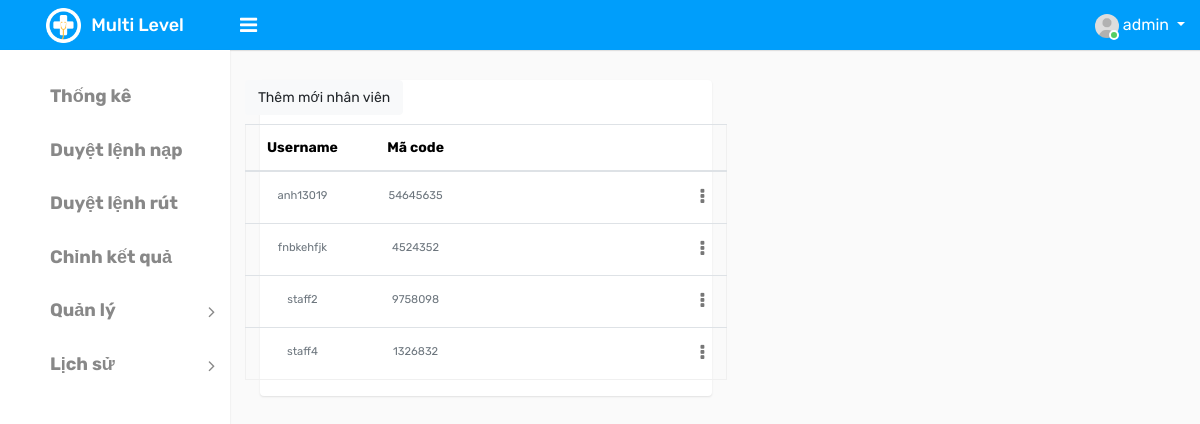
Page /list_staff/ (signed in) on the committed database.
### ModuleApp/models.py (models this page shows)
class User(AbstractUser):
    id = models.UUIDField(primary_key=True, default=uuid.uuid4, editable=False)
    code = models.IntegerField(null=True)
    wallet = models.IntegerField(default=0)
    wallet_password = models.CharField(max_length=6, null=True, default=None)
    type_choice = ((0, 'Normal'), (1, 'Admin'), (2, 'Staff'), (3, 'Guest'))
    type = models.IntegerField(choices=type_choice, default=0)
    referrer = models.IntegerField(null=True)
    create_at = models.DateTimeField(auto_now_add=True)
    update_at = models.DateTimeField(auto_now=True)

### MultiLevelApp/decorators.py (the view)
    def function(request, *args, **kwargs):
        user=request.user.username
        if user=='admin':
            return view_func(request, *args, **kwargs)
        else:
            return HttpResponse("Chức năng này chỉ dành cho Admin!")

### ModuleApp/views.py (called while the page is built)
@login_required
@admin_only
def list_staff(request):
    staffs=User.objects.filter(type=2)
    context={'data': staffs}
    return render(request, 'home/liststaff.html', context)

### templates/home/liststaff.html (shortened to what this page needs)
{% extends 'index/index.html' %}
{% block content %}
<div class="d-flex flex" id="content-body">
    <div class="d-flex flex-column flex card">
        <div class="padding">
            <div class="row ">
                <table id="table" class="table" data-mobile-responsive="true"
                    style="text-align: center;margin-top: 9px;">
                    <thead>
                        <tr>
                            <th data-sortable="true" data-field="stt" style="width: 3cm;">Username</th>
                            <th data-sortable="true" data-field="stt" style="width: 3cm;">Mã code</th>
                            <th></th>
                        </tr>
                    </thead>
                    <a href="{% url 'app:add_staff' %}">
                                    <button type="button" class="btn btn-light mr-5">Thêm mới nhân viên</button>
                  </a>
                    <tbody>
                        {% for i in data %}
                        <tr class=" " data-id="5">
                            <td style="min-width:20px;">
                                <small class="text-muted">{{ i.username }}</small>
                            </td>
                            <td style="min-width:20px;">
                                <small class="text-muted">{{ i.code }}</small>
                            </td>
                            <td class="text-right">
                                <div class="dropdown dropdown-action">
                                    <a href="#" class="action-icon dropdown-toggle" data-toggle="dropdown"
                                        aria-expanded="false"><i class="fa fa-ellipsis-v"></i></a>
                                </div>
                            </td>
                        </tr>
                        {% endfor %}
                    </tbody>
                </table>
            </div>
        </div>
    </div>
</div>
{% endblock %}

### templates/index/index.html (shortened to what this page needs)
{% load static %}
<!DOCTYPE html>
<html lang="en">
<head>
    <link rel="stylesheet" type="text/css" href="{% static 'homepage/assets/css/bootstrap.min.css' %}">
    <link rel="stylesheet" type="text/css" href="{% static 'homepage/assets/css/font-awesome.min.css' %}">
    <link rel="stylesheet" type="text/css" href="{% static 'homepage/assets/css/style.css' %}">
</head>
<body>
    <div class="main-wrapper">
        <div class="header">
			<div class="header-left">
				<a href="" class="logo">
					<img src="{% static 'homepage/assets/img/logo.png' %}" width="35" height="35" alt=""><span>Multi Level</span>
				</a>
			</div>
			<a id="toggle_btn" href="javascript:void(0);"><i class="fa fa-bars"></i></a>
            <ul class="nav user-menu float-right">
                <li class="nav-item dropdown has-arrow">
                    <a href="#" class="dropdown-toggle nav-link user-link" data-toggle="dropdown">
                        <span class="user-img">
							<img class="rounded-circle" src="{% static 'homepage/assets/img/user.jpg' %}" width="24" alt="Admin">
							<span class="status online"></span>
						</span>
						<span>{{request.user.username}}</span>
                    </a>
                </li>
            </ul>
        </div>
        <div class="sidebar" id="sidebar">
            <div class="sidebar-inner slimscroll">
                <div id="sidebar-menu" class="sidebar-menu">
                    <ul>
                       <li class="menu-title"></li>
                        <li>
                        <a href=""><i></i> <span><h4><b>Thống kê</b></h4></span></a>
                        </li>
						<li>
                            <a href="{% url 'app:list_accept_input_money' %}"><i></i> <span><h4><b>Duyệt lệnh nạp</b></h4></span></a>
                        </li>
                        <li>
                            <a href="{% url 'app:list_accept_output_money' %}"><i></i> <span><h4><b>Duyệt lệnh rút</b></h4></span></a>
                        </li>
                        <li>
                            <a href=""><i></i> <span><h4><b>Chỉnh kết quả</b></h4></span></a>
                        </li>
                        <li class="submenu">
							<a href="#"><i></i> <span><h4><b>Quản lý</b></h4></span> <span class="menu-arrow"></span></a>
						</li>
						<li class="submenu">
							<a href="#"><i></i> <span><h4><b>Lịch sử</b></h4></span> <span class="menu-arrow"></span></a>
						</li>
                    </ul>
                </div>
            </div>
        </div>
        <div class="page-wrapper">
            <div class="content">
                {% block content %}
                {% endblock %}
            </div>
        </div>
    </div>
</body>
</html>

### rows in the picture
User: user.username "admin"
User: username "anh13019", code "54645635"
User: username "fnbkehfjk", code "4524352"
User: username "staff2", code "9758098"
User: username "staff4", code "1326832"
